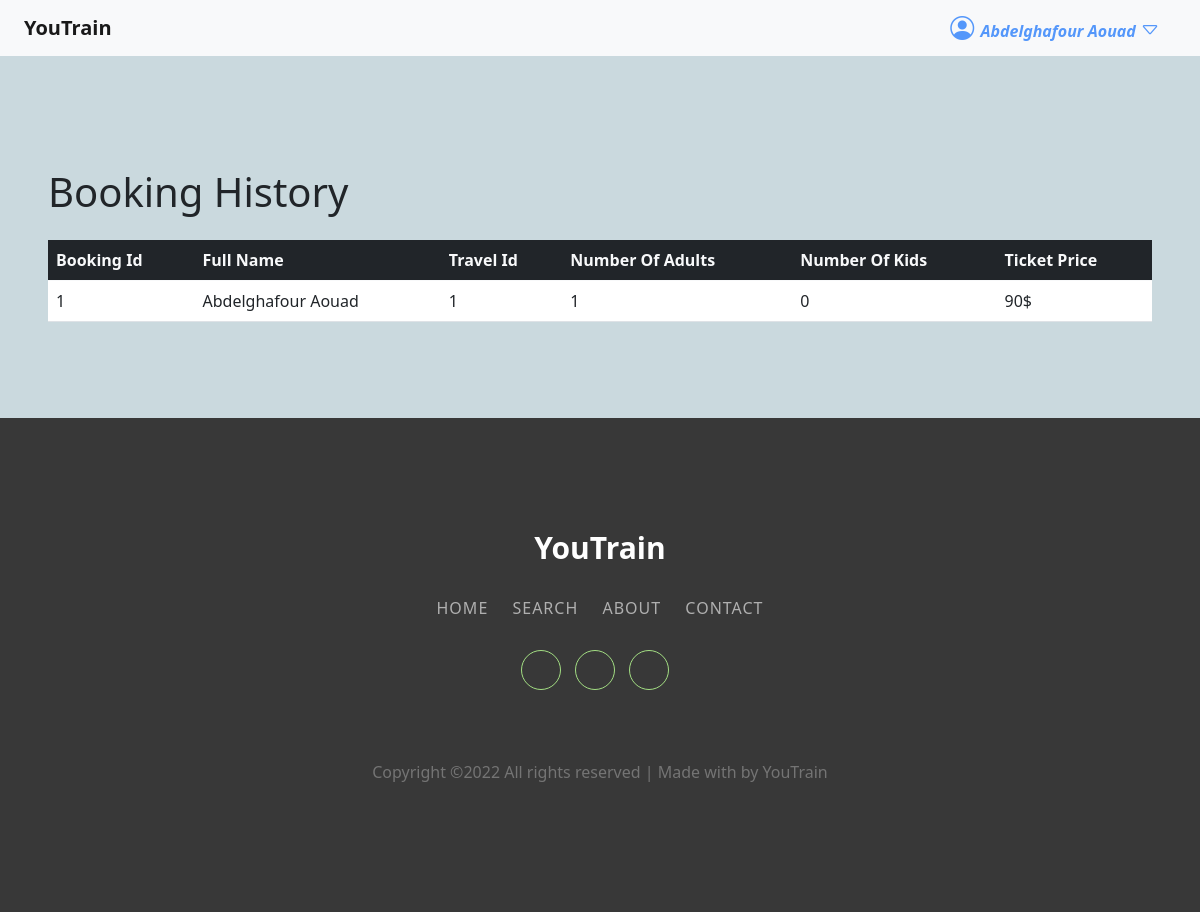
The app's page /history.php (signed in) with its own data.
### tables this page shows
CREATE TABLE IF NOT EXISTS `bookings` (
  `id` int NOT NULL AUTO_INCREMENT,
  `user_id` int NOT NULL,
  `travel_id` int NOT NULL,
  `nbr_adults` int NOT NULL,
  `nbr_kids` int NOT NULL,
  `created_at` timestamp NOT NULL,
  `updated_at` timestamp NOT NULL,
  PRIMARY KEY (`id`)
);

CREATE TABLE IF NOT EXISTS `users` (
  `id` int NOT NULL AUTO_INCREMENT,
  `first_name` varchar(50) NOT NULL,
  `last_name` varchar(50) NOT NULL,
  `age` int DEFAULT NULL,
  `email` varchar(255) NOT NULL,
  `phone` varchar(18) DEFAULT NULL,
  `password` varchar(255) NOT NULL,
  `admin` int NOT NULL DEFAULT '0',
  `created_at` timestamp NOT NULL DEFAULT CURRENT_TIMESTAMP,
  `updated_at` timestamp NOT NULL,
  `updated_by` int NOT NULL,
  PRIMARY KEY (`id`)
);

CREATE TABLE IF NOT EXISTS `travels` (
  `id` int NOT NULL AUTO_INCREMENT,
  `time` float NOT NULL,
  `price` float NOT NULL,
  `seat` int NOT NULL DEFAULT '0',
  `start_station_id` int NOT NULL,
  `end_station_id` int NOT NULL,
  `date_start` timestamp NOT NULL,
  `created_at` timestamp NOT NULL DEFAULT CURRENT_TIMESTAMP,
  `updated_at` timestamp NOT NULL,
  `created_by` int NOT NULL,
  `updated_by` int DEFAULT NULL,
  `train_id` int NOT NULL,
  PRIMARY KEY (`id`)
);

### models/connection.php (called while the page is built, shortened)
<?php
class Connection
{
      private $serv = 'localhost';
      private $user = 'root';
      private $pass = '';
      private $bd = 'youtrain';
      private function pdoConnection()
      {
            $con = new PDO('mysql:host=' . $this->serv . ';dbname=' . $this->bd, $this->user, $this->pass);
            $con->setAttribute(PDO::ATTR_DEFAULT_FETCH_MODE, PDO::FETCH_ASSOC);
            try {
                  return $con;
            } catch (PDOException $e) {
                  echo 'Database Error: ' . $e->getMessage();
            }
      }
      public function connect()
      {
            return $this->pdoConnection();
      }
}

### models/booking.php (called while the page is built, shortened)
<?php
require_once 'connection.php';
class Booking extends Connection
{
      public function booking()
      {
            $sql = "SELECT * FROM `bookings`
        INNER JOIN travels ON bookings.travel_id = travels.id
        INNER JOIN users ON bookings.user_id = users.id
        WHERE bookings.user_id= ?";
            $stmt = $this->connect()->prepare($sql);
            $stmt->execute([$_SESSION['id']]);
            $result = $stmt->fetchAll();
            return $result;
      }
}

### history.php (the view, shortened to what this page needs)
<?php
require_once 'models/booking.php';
$book = new Booking();
$result = $book->booking();
?>
<!DOCTYPE html>
<html lang="en">
<?php
include("include/head.php");
?>
<body>
      <?php require_once 'include/navbar-user.php'; ?>
      <div class="p-5">
            <h1 class="pb-3">Booking History</h1>
            <?php
            if (count($result) == 0) {
                  echo "<h1>NO DATA</h1>";
            } else { ?>
                  <div class="table-responsive">
                        <table class="table bg-white">
                              <thead class="bg-dark text-light">
                                    <tr>
                                          <th>Booking Id</th>
                                          <th>Full Name</th>
                                          <th>Travel Id</th>
                                          <th>Number Of Adults</th>
                                          <th>Number Of Kids</th>
                                          <th>Ticket Price</th>
                                    </tr>
                              </thead>
                              <tbody>
                                    <?php
                                    foreach ($result as $travel) { ?>
                                          <tr>
                                                <td><?= $travel['id'] ?></td>
                                                <td><?= $travel['first_name'] . " " . $travel['last_name'] ?></td>
                                                <td><?= $travel['travel_id'] ?></td>
                                                <td><?= $travel['nbr_adults'] ?></td>
                                                <td><?= $travel['nbr_kids'] ?></td>
                                                <td><?= $travel['price'] ?>$</td>
                                          </tr>
                                    <?php } ?>
                              </tbody>
                        </table>
                  </div>
            <?php } ?>
      </div>
      <?php require_once 'include/footer.php'; ?>
</body>
</html>

### assets/css/style.css (style rules this page uses)
* { margin: 0; padding: 0; box-sizing: border-box; }
body { overflow-x: hidden; }
body { background-color: #dadde6 }

### history.php (style rules this page uses)
body { background: #cad9de; }

### records on screen
bookings: user "1", user.first_name "Abdelghafour", user.last_name "Aouad", travel "1", nbr_adults "1", nbr_kids "0", travel.price "90"

### other values on screen
$_SESSION['first_name'] "Abdelghafour"
$_SESSION['last_name'] "Aouad"
